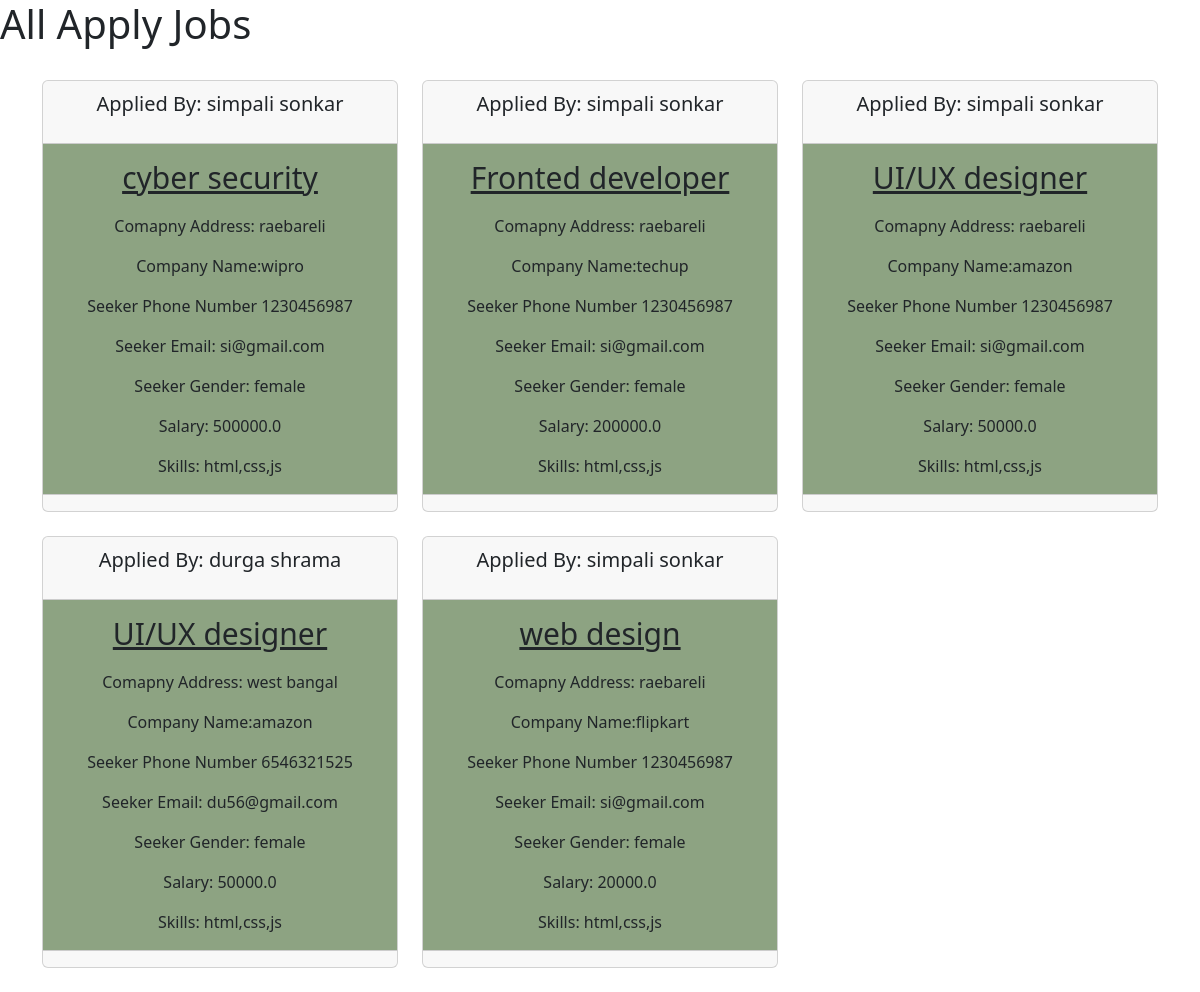
Screenshot of /all-job with the database file from the repository.
### user/models.py (models this page shows, shortened)
class JobApplication(models.Model):
    job = models.ForeignKey('user.JobAdd', on_delete=models.CASCADE)  # Link to Job
    seeker = models.ForeignKey('user.SeekerProfile', on_delete=models.CASCADE)  # Link to Seeker
    resume = models.FileField(upload_to='applications/', null=True, blank=True)
    applied_on = models.DateTimeField(auto_now_add=True)
    status = models.CharField(max_length=20, choices=[('Pending', 'Pending'), ('Approved', 'Approved')], default='Pending')

class SeekerProfile(BaseModel):
    GENDER_CHOICES = [
    ('M', 'Male'),
    ('F', 'Female'),
    ('O', 'Other'),
    ]
    name = models.CharField(max_length=100)
    user_connected = models.ForeignKey(CustomUser, on_delete=models.CASCADE)
    address = models.CharField(max_length=200, null=True, blank=True)
    phone_regex = RegexValidator(regex=r'^\+?1?\d{9,11}$', message="Phone number must be entered in the format: '+999999999'. Up to 11 digits allowed.")
    phone_number = models.CharField(validators=[phone_regex], max_length=11, blank=True) # Validators should be a list
    email=models.EmailField(max_length=50,default='no-reply@example.com',)
    gender = models.CharField(max_length=10, choices=GENDER_CHOICES,default='pending',)
    image= models.FileField(upload_to='image/', null=True, blank=True)

class JobAdd(BaseModel):
    user_connected = models.ForeignKey(CustomUser, on_delete=models.CASCADE)
    company_name = models.CharField(max_length=30)
    job_title = models.CharField(max_length=30)
    sdate = models.DateField()
    edate = models.DateField()
    salary = models.FloatField(max_length=20,null=True, blank=True, default=0.0)
    experience =models.IntegerField(default=5)
    location = models.CharField(max_length=50)
    skills = models.CharField(max_length=50)
    descri = models.CharField(max_length=100)

### user/views.py (the view)
# urls.py: path("all-job",views.allapplyjob,name="allj"),
def allapplyjob(request):
    data=JobApplication.objects.all()
    d={'data':data}
    return render(request,"allapplyjob.html",d)

### user/templates/allapplyjob.html (shortened to what this page needs)
{% load static %}
<!DOCTYPE html>
<html>
<head>
    <link rel="stylesheet" href="/static/css/foot.css">
    <link href="https://cdn.jsdelivr.net/npm/bootstrap@5.3.3/dist/css/bootstrap.min.css" rel="stylesheet"
>
    <link rel="stylesheet" href="https://cdn.datatables.net/1.10.21/css/jquery.dataTables.min.css">
    <link rel="stylesheet" href="https://cdn.datatables.net/buttons/1.7.1/css/buttons.dataTables.min.css">
</head>
<body>
    <div style="height:620px">
        <h1>All Apply Jobs</h1>
  <div style="min-height:500px; max-height:2000px;overflow-y: auto;">
    <div class="container mt-4" style=" height:100% background-color:pink">
        <div class="row">
            {% for i in data %}
            <div class="col-md-4 mb-4">
                <div class="card text-center">
                    <div class="card-header">
                     <p style="font-size:20px">Applied By:  {{ i.seeker.name }}</p>
                    </div>
                    <div class="card-body" style="background-color:#8DA382;">
                        <h5 class="card-title" style="font-size:30px; padding-bottom:10px; text-decoration: underline;">{{ i.job.job_title }}</h5>
                        <p class="card-text"> Comapny Address: {{ i.seeker.address }}</p>
                        <p class="card-text">Company Name:{{ i.job.company_name }}</p>
                        <p class="card-text">Seeker Phone Number {{ i.seeker.phone_number }}</p>
                        <p class="card-text">Seeker Email: {{ i.seeker.email}}</p>
                        <p class="card-text">Seeker Gender: {{ i.seeker.gender}}</p>
                        <p class="card-text">Salary: {{ i.job.salary}}</p>
                        <p class="card-text">Skills: {{ i.job.skills}}</p>
                    </div>
                    <div class="card-footer text-body-secondary">
                    </div>
                </div>
            </div>
            {% endfor %}
        </div>
    </div>
  </div>
</div>
</body>
</html>

### rows the page displays
JobApplication: seeker.name "simpali sonkar", job.job_title "cyber security", seeker.address "raebareli", job.company_name "wipro", seeker.phone_number "1230456987", seeker.email "si@gmail.com", seeker.gender "female", job.salary "500000.0", job.skills "html,css,js"
JobApplication: seeker.name "simpali sonkar", job.job_title "Fronted developer", seeker.address "raebareli", job.company_name "techup", seeker.phone_number "1230456987", seeker.email "si@gmail.com", seeker.gender "female", job.salary "200000.0", job.skills "html,css,js"
JobApplication: seeker.name "simpali sonkar", job.job_title "UI/UX designer", seeker.address "raebareli", job.company_name "amazon", seeker.phone_number "1230456987", seeker.email "si@gmail.com", seeker.gender "female", job.salary "50000.0", job.skills "html,css,js"
JobApplication: seeker.name "durga shrama", job.job_title "UI/UX designer", seeker.address "west bangal", job.company_name "amazon", seeker.phone_number "6546321525", seeker.email "du56@gmail.com", seeker.gender "female", job.salary "50000.0", job.skills "html,css,js"
JobApplication: seeker.name "simpali sonkar", job.job_title "web design", seeker.address "raebareli", job.company_name "flipkart", seeker.phone_number "1230456987", seeker.email "si@gmail.com", seeker.gender "female", job.salary "20000.0", job.skills "html,css,js"
